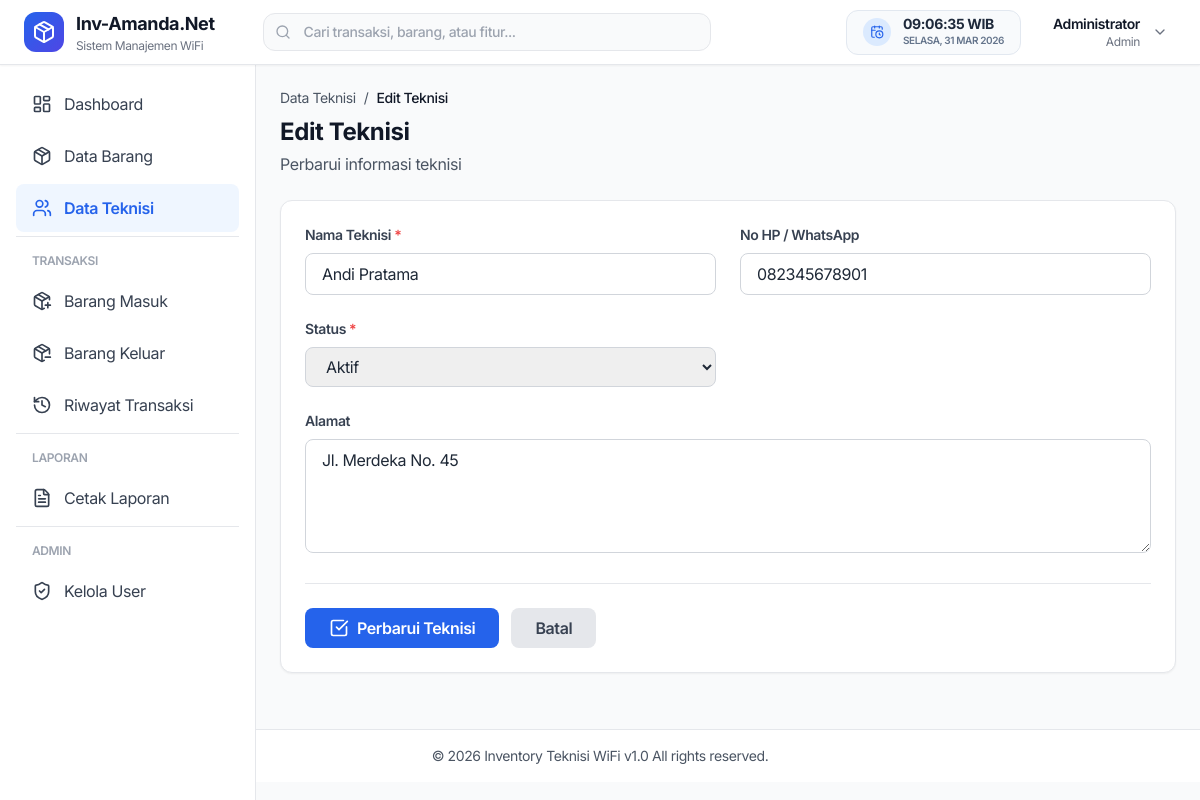
/teknisi/edit.php?id=2 (signed in), run on an earlier commit of the app's database.
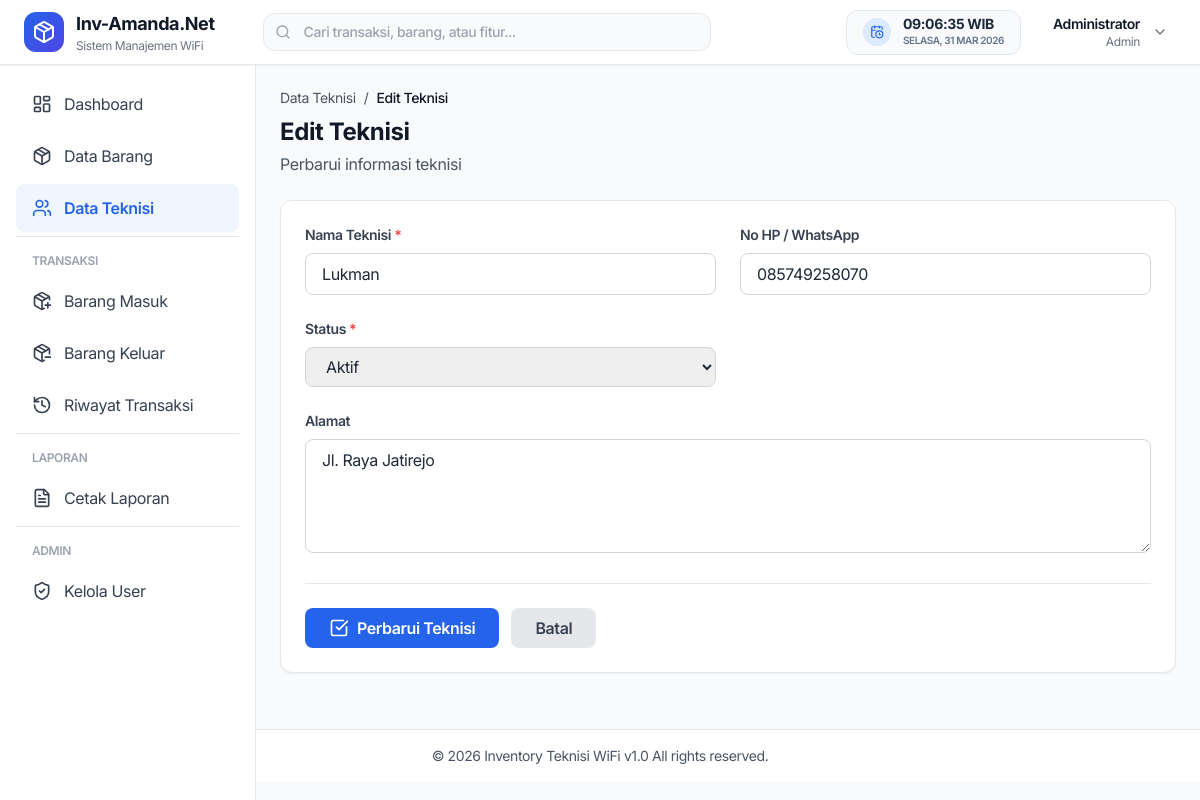
And on a later commit of the database.
### tables this page shows
CREATE TABLE `teknisi` (
  `id` int NOT NULL,
  `nama` varchar(100) NOT NULL,
  `no_hp` varchar(20) DEFAULT NULL,
  `alamat` text,
  `status` enum('aktif','nonaktif') DEFAULT 'aktif',
  `created_at` timestamp NOT NULL DEFAULT CURRENT_TIMESTAMP
);

### functions/teknisi.php (called while the page is built, shortened)
<?php
function getTeknisiById($conn, $id) {
    $id = mysqli_real_escape_string($conn, $id);
    $query = "SELECT * FROM teknisi WHERE id = '$id'";
    $result = mysqli_query($conn, $query);
    return mysqli_fetch_assoc($result);
}
?>

### public/teknisi/edit.php (the view, shortened to what this page needs)
<?php
require_once '../../includes/auth_check.php';
require_once '../../functions/teknisi.php';
$id = $_GET['id'] ?? 0;
$teknisi = getTeknisiById($conn, $id);
require_once '../../includes/header.php';
?>
<?php require_once '../../includes/sidebar.php'; ?>
<div class="lg:ml-64 pt-16">
    <div class="p-6">
        <div class="mb-6">
            <div class="flex items-center gap-2 text-sm text-gray-600 mb-2">
                <a href="index" class="hover:text-blue-600">Data Teknisi</a>
                <span>/</span>
                <span class="text-gray-900 font-medium">Edit Teknisi</span>
            </div>
            <h1 class="text-2xl font-bold text-gray-900">Edit Teknisi</h1>
            <p class="text-gray-600 mt-1">Perbarui informasi teknisi</p>
        </div>
        <div class="bg-white rounded-xl shadow-sm border border-gray-200 overflow-hidden">
            <form method="POST" action="" class="p-6">
                <div class="grid grid-cols-1 md:grid-cols-2 gap-6">
                    <div>
                        <label class="block text-sm font-semibold text-gray-700 mb-2">
                            Nama Teknisi <span class="text-red-500">*</span>
                        </label>
                        <input type="text" name="nama" required
                               value="<?= $teknisi['nama'] ?>"
                               class="w-full px-4 py-2 border border-gray-300 rounded-lg focus:ring-2 focus:ring-blue-500 focus:border-blue-500">
                    </div>
                    <div>
                        <label class="block text-sm font-semibold text-gray-700 mb-2">
                            No HP / WhatsApp
                        </label>
                        <input type="text" name="no_hp"
                               value="<?= $teknisi['no_hp'] ?>"
                               class="w-full px-4 py-2 border border-gray-300 rounded-lg focus:ring-2 focus:ring-blue-500 focus:border-blue-500">
                    </div>
                    <div>
                        <label class="block text-sm font-semibold text-gray-700 mb-2">
                            Status <span class="text-red-500">*</span>
                        </label>
                        <select name="status" required
                                class="w-full px-4 py-2 border border-gray-300 rounded-lg focus:ring-2 focus:ring-blue-500 focus:border-blue-500">
                            <option value="aktif" <?= $teknisi['status'] == 'aktif' ? 'selected' : '' ?>>Aktif</option>
                        </select>
                    </div>
                    <div class="md:col-span-2">
                        <label class="block text-sm font-semibold text-gray-700 mb-2">
                            Alamat
                        </label>
                        <textarea name="alamat" rows="4"
                                  class="w-full px-4 py-2 border border-gray-300 rounded-lg focus:ring-2 focus:ring-blue-500 focus:border-blue-500"><?= $teknisi['alamat'] ?></textarea>
                    </div>
                </div>
                <div class="flex items-center gap-3 mt-6 pt-6 border-t border-gray-200">
                    <button type="submit"
                            class="px-6 py-2 bg-blue-600 text-white font-semibold rounded-lg hover:bg-blue-700 transition">
                        <span class="flex items-center gap-2">
                            <i data-lucide="check-square" class="w-5 h-5"></i>
                            Perbarui Teknisi
                        </span>
                    </button>
                    <a href="index"
                       class="px-6 py-2 bg-gray-200 text-gray-700 font-semibold rounded-lg hover:bg-gray-300 transition">
                        Batal
                    </a>
                </div>
            </form>
        </div>
    </div>
<?php require_once '../../includes/footer.php'; ?>

What changed in the data, as far as the page shows it:
changed teknisi "Aktif": nama "Andi Pratama" → "Lukman"; no_hp "082345678901" → "085749258070"; alamat "Jl. Merdeka No. 45" → "Jl. Raya Jatirejo"
